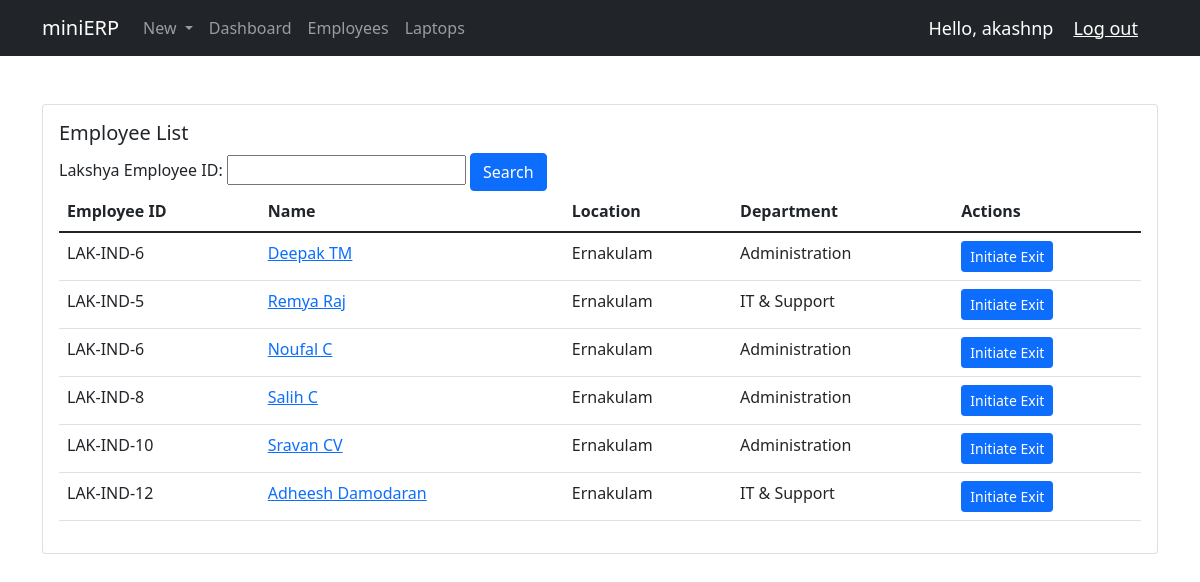
The app's page /emp_exit/ (signed in) with its own data.
### hardware/models.py (models this page shows, shortened)
class Employee(models.Model):
    EMPLOYEE_STATUS = (
        ('Active', 'Active'),
        ('InActive', 'Inactive'),
    )
    user = models.OneToOneField(User, null=True, on_delete=models.CASCADE)
    emp_id = models.AutoField(primary_key=True, editable=False)
    lk_emp_id = models.CharField(null=True, blank=True, max_length=15)
    dept_id = models.ForeignKey(Department, null=True, on_delete=models.SET_NULL)
    desig_id = models.ForeignKey(Designation, null=True, on_delete=models.SET_NULL)
    profilePic = models.ImageField(null=True, blank=True)
    emp_name = models.CharField(max_length=100, null=True)
    emp_email = models.CharField(max_length=100, null=True)
    emp_phone = models.IntegerField(null=True)
    emp_status = models.CharField(max_length=10, null=True, choices=EMPLOYEE_STATUS)
    loc_id = models.ForeignKey(Location, null=True, blank=False, on_delete=models.SET_NULL)
    emp_date_joined = models.DateField
    emp_date_exited = models.DateField
    emp_date_created = models.DateField(auto_now_add=True)
    history = HistoricalRecords()

class Location(models.Model):
    location_id = models.AutoField(primary_key=True, editable=False)
    location = models.CharField(max_length=20, null=True)
    def __str__(self):
        return self.location

class Department(models.Model):
    department_id = models.AutoField(primary_key=True, editable=False)
    dept_name = models.CharField(max_length=50, null=False, blank=False)
    def __str__(self):
        return self.dept_name

### hardware/decorators.py (the view)
        def wrapper_func(request, *args, **kwargs):
            group = None
            if request.user.groups.exists():
                group = request.user.groups.all()[0].name
            if group in allowed_roles:
                return view_func(request, *args, **kwargs)
            else:
                return HttpResponse("You are not authorized to view this page!")

### hardware/views.py (called while the page is built)
@login_required(login_url='login')
@allowed_users(allowed_roles=['admin'])
def emp_exit(request):
    employees = Employee.objects.filter(emp_status='Active')
    myExitFilter = ExitEmployeeFilter(request.GET, queryset=employees)
    employees = myExitFilter.qs
    context = {'myExitFilter':myExitFilter, 'employees':employees}
    return render(request, 'hardware/emp_exit.html', context)

### hardware/templates/hardware/emp_exit.html
{% extends 'hardware/main.html' %}
{% block content %}
<div class="container">
    <div class="row my-4">
        <div class="col">
            <div class="card card-body">
                <h5 class="card-title">Employee List</h5>
                <form method="GET">
                  {{myExitFilter.form}}
                  <button class="btn btn-primary" type="submit">Search</button>
                </form>
                <table class="table table-stripped">
                    <thead>
                      <tr>
                        <th scope="col">Employee ID</th>
                        <th scope="col">Name</th>
                        <th scope="col">Location</th>
                        <th scope="col">Department</th>
                        <th scope="col">Actions</th>
                      </tr>
                    </thead>
                    <tbody>
                      {% for employee in employees %}
                      <tr>
                        <td>{{employee.lk_emp_id}}</td>
                        <td><a href="{% url 'employee' pk=employee.emp_id %}">{{employee.emp_name}}</a></td>
                        <td>{{employee.loc_id}}</td>
                        <td>{{employee.dept_id}}</td>
                        <td><a class="btn btn-primary btn-sm" href="{% url 'emp_exit_confirm' pk=employee.emp_id %}">Initiate Exit</a></td>
                      </tr>
                      {% endfor %}
                    </tbody>
                </table>
            </div>
        </div>
    </div>
</div>
{% endblock content %}

### hardware/templates/hardware/navbar.html (shortened to what this page needs)
<nav class="navbar navbar-expand-lg navbar-dark bg-dark">
    <div class="container">
        <span class="navbar-brand mb-0 h1">miniERP</span>
      <div class="collapse navbar-collapse" id="navbarSupportedContent">
        <ul class="navbar-nav me-auto mb-2 mb-lg-0">
          {% if request.user.is_staff %}
          <li class="nav-item dropdown">
            <a class="nav-link dropdown-toggle" href="#" id="navbarDropdown" role="button" data-bs-toggle="dropdown" aria-expanded="false">
              New
            </a>
          </li>
          <li class="nav-item">
            <a class="nav-link" aria-current="page" href="{% url 'home' %}">Dashboard</a>
          </li>
          <li class="nav-item">
            <a class="nav-link" aria-current="page" href="{% url 'dash_employees' %}">Employees</a>
          </li>
          <li class="nav-item">
            <a class="nav-link" aria-current="page" href="{% url 'dash_laptops' %}">Laptops</a>
          </li>
          {% else %}
          <li class="nav-item">
            <a class="nav-link" aria-current="page" href="{% url 'empSettingsPage' %}">Settings</a>
          </li>
          {% endif %}
        </ul>
      </div>
      <span class="logout-text">Hello, {{request.user}}</span>
      <span><a class="logout-text" href="{% url 'logout' %}">Log out</a></span>
    </div>
  </nav>

### hardware/templates/hardware/navbar.html (style rules this page uses)
.logout-text { font-size: 18px; color: #fff; margin-right: 20px; }

### records on screen
Employee: lk_emp_id "LAK-IND-6", emp_name "Deepak TM", loc_id "Ernakulam", dept_id "Administration"
Employee: lk_emp_id "LAK-IND-5", emp_name "Remya Raj", loc_id "Ernakulam", dept_id "IT & Support"
Employee: lk_emp_id "LAK-IND-6", emp_name "Noufal C", loc_id "Ernakulam", dept_id "Administration"
Employee: lk_emp_id "LAK-IND-8", emp_name "Salih C", loc_id "Ernakulam", dept_id "Administration"
Employee: lk_emp_id "LAK-IND-10", emp_name "Sravan CV", loc_id "Ernakulam", dept_id "Administration"
Employee: lk_emp_id "LAK-IND-12", emp_name "Adheesh Damodaran", loc_id "Ernakulam", dept_id "IT & Support"

### other values on screen
{{ request.user }} "akashnp"
